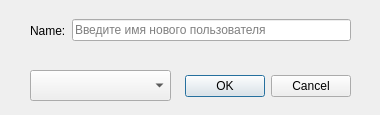
<?xml version="1.0" encoding="UTF-8"?>
<ui version="4.0">
 <class>AddUser</class>
 <widget class="QDialog" name="AddUser">
  <property name="geometry">
   <rect>
    <x>0</x>
    <y>0</y>
    <width>380</width>
    <height>115</height>
   </rect>
  </property>
  <property name="windowTitle">
   <string>Dialog</string>
  </property>
  <widget class="QDialogButtonBox" name="buttonBox">
   <property name="geometry">
    <rect>
     <x>180</x>
     <y>70</y>
     <width>171</width>
     <height>32</height>
    </rect>
   </property>
   <property name="orientation">
    <enum>Qt::Horizontal</enum>
   </property>
   <property name="standardButtons">
    <set>QDialogButtonBox::Cancel|QDialogButtonBox::Ok</set>
   </property>
  </widget>
  <widget class="QComboBox" name="comboBox">
   <property name="geometry">
    <rect>
     <x>30</x>
     <y>70</y>
     <width>141</width>
     <height>31</height>
    </rect>
   </property>
  </widget>
  <widget class="QWidget" name="horizontalLayoutWidget">
   <property name="geometry">
    <rect>
     <x>30</x>
     <y>10</y>
     <width>321</width>
     <height>41</height>
    </rect>
   </property>
   <layout class="QHBoxLayout" name="horizontalLayout">
    <item>
     <widget class="QLabel" name="label">
      <property name="text">
       <string>Name:</string>
      </property>
     </widget>
    </item>
    <item>
     <widget class="QLineEdit" name="lineEdit">
      <property name="text">
       <string/>
      </property>
      <property name="placeholderText">
       <string>Введите имя нового пользователя</string>
      </property>
     </widget>
    </item>
   </layout>
  </widget>
 </widget>
 <resources/>
 <connections>
  <connection>
   <sender>buttonBox</sender>
   <signal>rejected()</signal>
   <receiver>AddUser</receiver>
   <slot>reject()</slot>
   <hints>
    <hint type="sourcelabel">
     <x>316</x>
     <y>260</y>
    </hint>
    <hint type="destinationlabel">
     <x>286</x>
     <y>274</y>
    </hint>
   </hints>
  </connection>
 </connections>
</ui>
